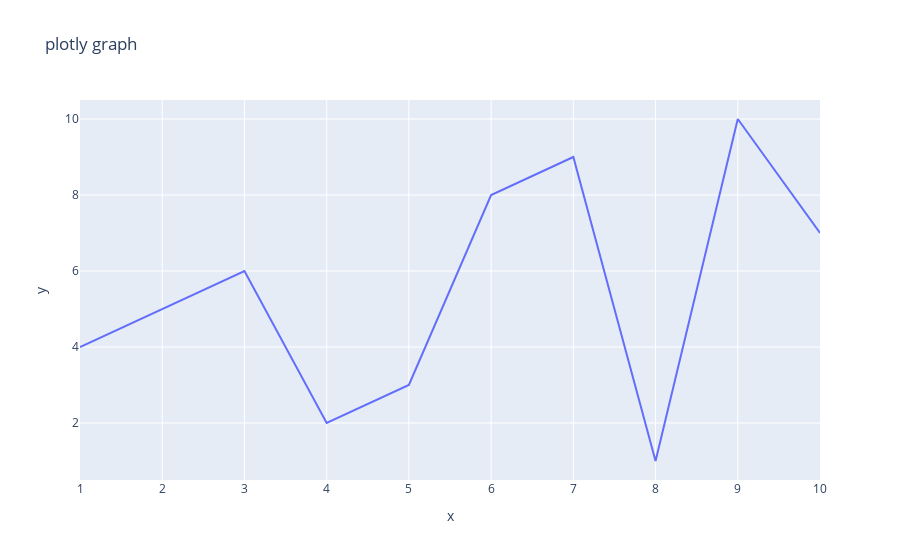

Here is the notebook cell this chart was saved with:
### Code cell
fig2 = px.line(x=x,y=y,title="plotly graph")
fig2.show()

### Figure 1 — Plotly figure (JSON) as saved in the notebook; plotly's stock layout.template omitted (floating-point values rounded to 4 significant figures)
{"data": [{"hovertemplate": "x=%{x}<br>y=%{y}<extra></extra>", "legendgroup": "", "line": {"color": "#636efa", "dash": "solid"}, "marker": {"symbol": "circle"}, "mode": "lines", "name": "", "orientation": "v", "showlegend": false, "type": "scatter", "x": [1, 2, 3, 4, 5, 6, 7, 8, 9, 10], "xaxis": "x", "y": [4, 5, 6, 2, 3, 8, 9, 1, 10, 7], "yaxis": "y"}], "layout": {"legend": {"tracegroupgap": 0}, "title": {"text": "plotly graph"}, "xaxis": {"anchor": "y", "domain": [0, 1], "title": {"text": "x"}}, "yaxis": {"anchor": "x", "domain": [0, 1], "title": {"text": "y"}}}}
